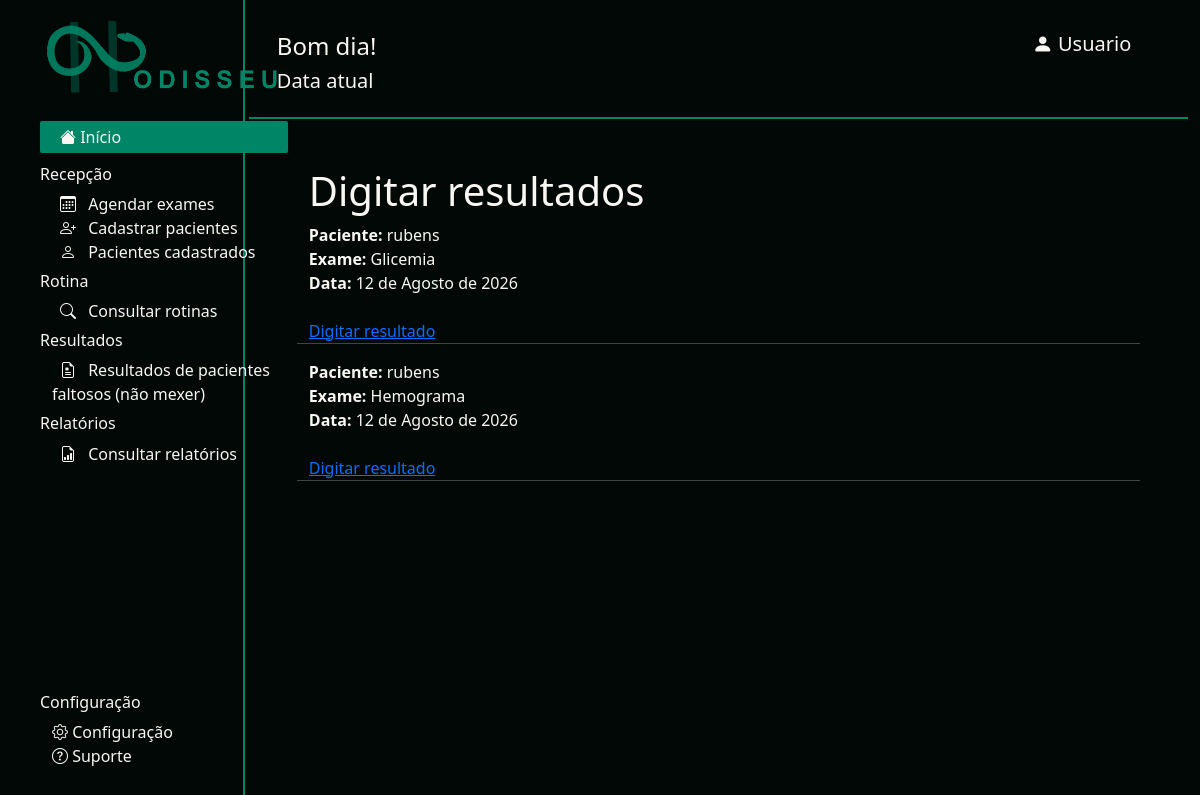
/resultados, run on the app's committed database.
### odisseu/models.py (models this page shows, shortened)
class Agendamento(models.Model):
    EXAMES = [
        ('glicemia', 'Glicemia'),
        ('hemograma', 'Hemograma'),
        ('proteina', 'Proteína C reativa'),
    ]
    solicitante = models.CharField(max_length=200,blank=True, validators=[validate_nome]
    )
    paciente = models.ForeignKey(
        Paciente,
        on_delete=models.CASCADE
    )
    exame = models.CharField(
        max_length=50,
        choices=EXAMES
    )
    data = models.DateField()

class Paciente(models.Model):
    nome = models.CharField(max_length=200, validators=[validate_nome])
    cpf = models.CharField(max_length=11, validators=[validate_cpf])
    cns = models.CharField(max_length=14, validators=[validate_cns])
    data_nascimento = models.DateField()
    telefone = models.CharField(max_length=20, validators=[validate_telefone])

### odisseu/views.py (the view)
# urls.py: path('resultados', views.resultados, name='resultados'),
def resultados(request):
    agendamentos = Agendamento.objects.filter(
        resultado__isnull=True
    )
    return render(
        request,
        'resultados.html',
        {'agendamentos': agendamentos}
    )

### odisseu/templates/resultados.html (shortened to what this page needs)
{% extends "base.html" %}
{% block content %}
    <h1>Digitar resultados</h1>
    {% if agendamentos %}
        {% for agendamento in agendamentos %}
            <div>
                <strong>Paciente:</strong>
                {{ agendamento.paciente.nome }}
                <br>
                <strong>Exame:</strong>
                {{ agendamento.get_exame_display }}
                <br>
                <strong>Data:</strong>
                {{ agendamento.data }}
                <br><br>
                <a href="{% url 'digitar_resultados' agendamento.id %}">
                    Digitar resultado
                </a>
            </div>
            <hr>
        {% endfor %}
    {% else %}
        <p>Não existem resultados pendentes de digitação.</p>
    {% endif %}
{% endblock %}

### odisseu/static/odisseu/css/style.css (style rules this page uses)
:root { --verde: #005541; --verde-claro: #008666; --branco: #f8f7f3; --preto: #010806; }
body { background-color: var(--preto); color: var(--branco); }

### data on the page
Agendamento: paciente.nome "rubens", exame "Glicemia", data "12 de Agosto de 2026"
Agendamento: paciente.nome "rubens", exame "Hemograma", data "12 de Agosto de 2026"
